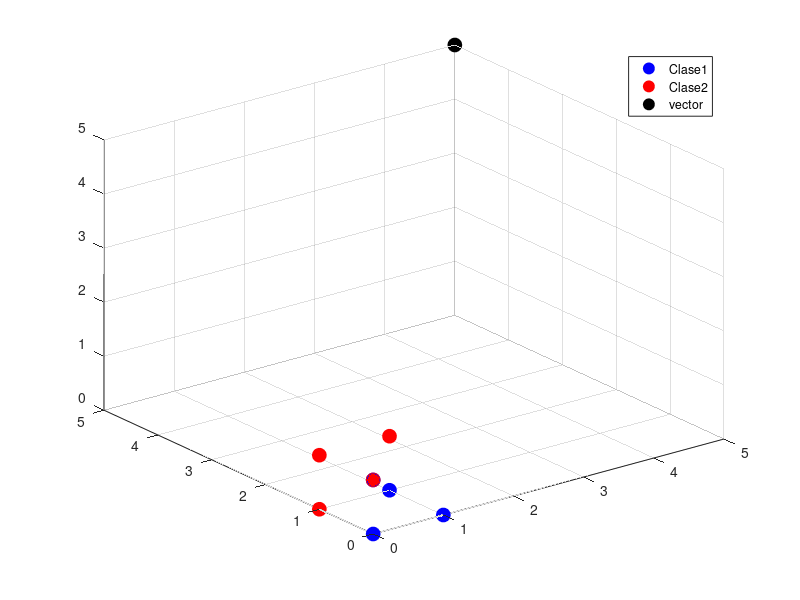

MATLAB code to generate this figure:
clc  %limpiar pantalla
clear all %limpia todo
close all %cierra todo
warning off all %cierra las advertencias

%PROGRAMA QUE CALCULA LA TOMA DE DECISIONES ENTRE DOS CLASES PARA UN 
%ELEMENTO DESCONOCIDO EN 3D

%Definicion de las clases
c1 = [0 1 1 0; 0 0 1 0; 0 0 0 1];
c2 = [0 0 1 0; 0 1 1 1; 1 1 1 0];
%vector = [0.3;1;0.7];
vx = input('dame la cordenada del vector en x: ');
vy = input('dame la cordenada del vector en y: ');
vz = input('dame la cordenada del vector en z: ');
vector = [vx; vy; vz];

%graficando las clases
figure(1)
plot3(c1(1,:),c1(2,:),c1(3,:),'bo','MarkerSize',10,'MarkerFaceColor','b')
grid on
hold on %respeta todo lo que se mande a plotear despues del primer plot
plot3(c2(1,:),c2(2,:),c2(3,:),'ro','MarkerSize',10, 'MarkerFaceColor', 'r')
plot3(vector(1),vector(2),vector(3),'ko','MarkerSize', 10, 'MarkerFaceColor', 'k')
legend('Clase1','Clase2','vector')

%Proceso Matematico
media1 = mean(c1,2);
media2 = mean(c2,2);

dist1 = norm(media1 - vector); %norm calcula la distancia
dist2 = norm(media2 - vector); 
dist_tot= [dist1, dist2];

minimo = (min(min(dist_tot))); %dos minimos porque el primero busca en las columnas
dato = find(dist_tot == minimo);

fprintf('el vector desconocido pertenece a la clase %d ', dato)%investiga lo que es una salida formateada
disp('fin de proceso...')
